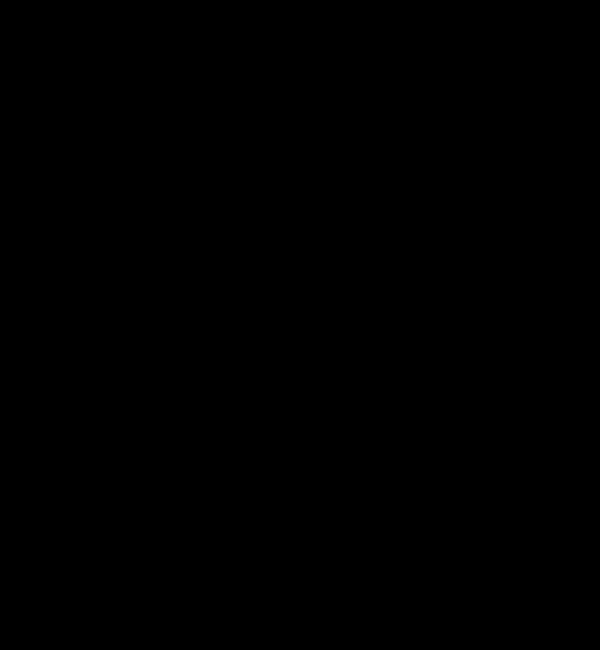
Frame 1 (no input)
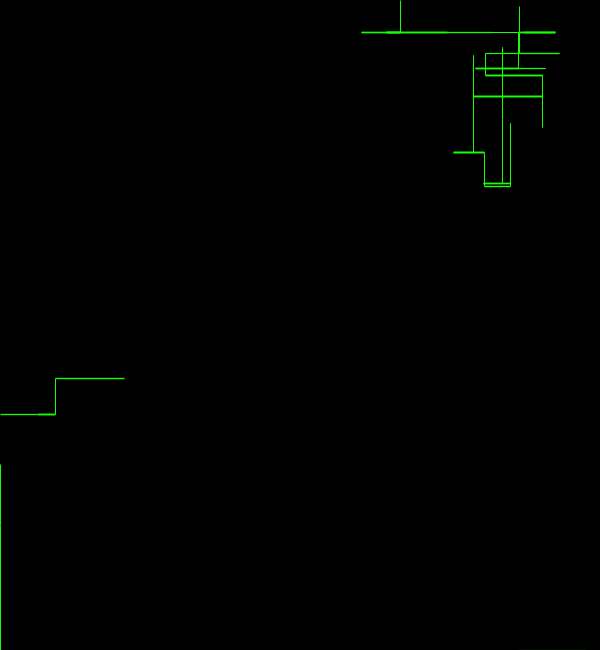
Frame 60 (the mouse pressed at the canvas centre just before this capture)
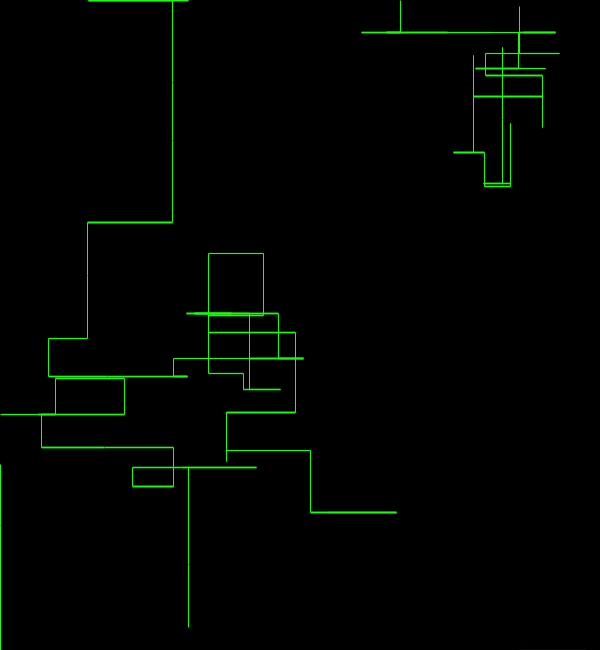
Frame 120 (the mouse held since frame 60 and released just before this capture)

The Processing sketch that drew these frames (run headless with seeded random() and noise(); from frame 60 on, the mouse is pressed at the canvas centre):

// Processing sketch: SilviaAmaral
// ── SilviaAmaral.pde
//posição
float posX=800/2; 
float posY=800/2;

//posição anterior
float posXX=800/2; 
float posYY=800/2;

//movimentos
float move=2000;

int count=2000;

void setup(){ 
  size(600,650);
  background(0); 
  strokeCap(SQUARE);
}

void draw(){ 
 
 if(count>0){ 
  int randd = int(random(4));  // Probabilidades
  if (randd==0) {
  posX+=move;
  strokeWeight(random(1,2));
}
  if (randd==1) {
  posX-=move;
  strokeWeight(random(1,2));
}
  
 if (randd==2) {
 posY-=move;
 strokeWeight(1);
 }
 
  if (randd==3 ) {
    strokeWeight(1);
  posY+=move;
}
 
move=random(14,90);

  // Limites
 if(posX>width) posX=0;
 if(posX<0) posX=width;
 if(posY>height) posY=0;
 if(posY<0) posY=height;
  
  stroke(22,255,6);
 
//Distância
if(abs(posXX-posX)<200 && abs(posYY-posY)<200 ) line(posXX, posYY, posX, posY);
   
//posição
posXX=posX;
  posYY=posY;
  
  println(count);
  count=count-1;
 }
}

void mouseReleased(){
 background(58,67,57);


 
 
 
 }
